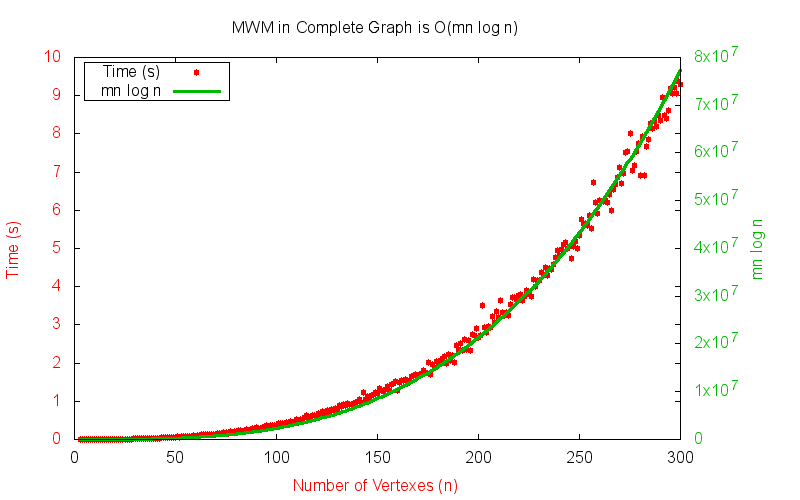

Generate this figure with gnuplot:
data_dir = "~/git/jaredbeck/graph_matching/benchmark/mwm_general/complete_graphs"

set title "MWM in Complete Graph is O(mn log n)"
set key left box
set term png size 800, 500
set output data_dir."/plot.png"

set linetype 1 pointtype 7 linecolor rgb "#FF0000"
set linetype 2 linewidth 3 linecolor rgb "#00B800"

set xlabel 'Number of Vertexes (n)' textcolor rgb "black"
set ytics autofreq textcolor rgb "black"
set ylabel 'Time (s)' textcolor rgb "black"
set y2tics autofreq textcolor rgb "black"
set y2label 'mn log n' textcolor rgb "black"

plot \
data_dir."/time.data" every 1:1:1::299 \
using 1:2 title "Time (s)" lt 1 axes x1y1, \
data_dir."/mn_log_n.data" every 1:1:1::299 \
using 1:4 title "mn log n" with lines lt 2 axes x1y2
